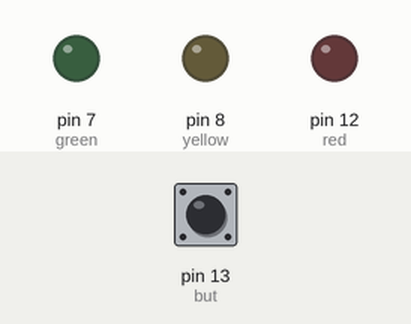
Recording of a sketch running on a simulated Arduino Uno, built with avr-gcc and run on an emulated ATmega328P. Shown: output pins drawn as LEDs (lit = HIGH). The test bench sets the inputs (shaded band); at power-on: pin 13 (but) HIGH.

Above: at 1.2 s.
1.3 s: pin 13 (but) pulled LOW for 0.15 s
At 2.0 s:
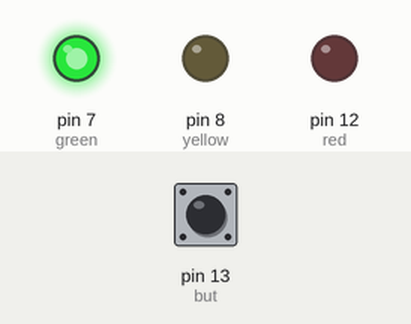
2.9 s: pin 13 (but) pulled LOW for 1 s
At 3.2 s:
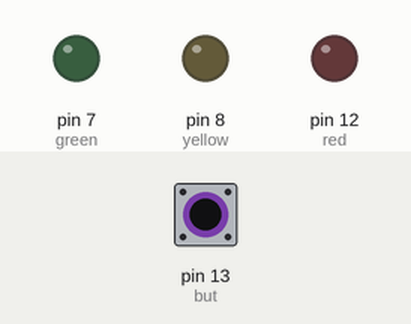
5.4 s: pin 13 (but) pulled LOW for 3.2 s
At 6.3 s:
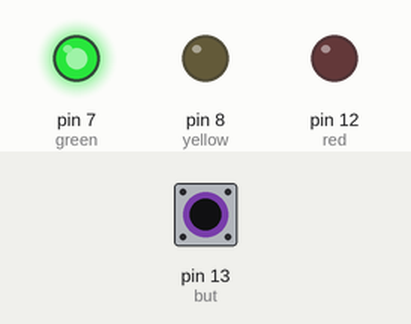
Timing chart, 0 to 8.4 s (numbered marks = the images above; inputs shaded):
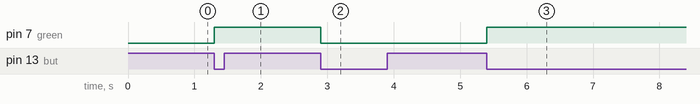

Measured:
- after the input at 1.3 s, pin 7 (green): LOW → HIGH at once
- after the input at 2.9 s, pin 7 (green): HIGH → LOW at once
- after the input at 5.4 s, pin 7 (green): LOW → HIGH at once

The sketch:

ButtonThing.ino
```cpp
uint8_t green = 7;
uint8_t yellow = 8;
uint8_t red = 12;
uint8_t but = 13;

bool lastButtonState = LOW; // Tracks the previous button state
bool ledState = LOW;        // Tracks the current LED state

void setup() {
  Serial.begin(115200);
  pinMode(green, OUTPUT);
  pinMode(yellow, OUTPUT);
  pinMode(red, OUTPUT);
  pinMode(but, INPUT_PULLUP);
}

void loop() {
  bool currentButtonState = digitalRead(but);

  if (currentButtonState == LOW && lastButtonState == HIGH) { // if difference in value, to make sure it only happens when you initialy press

    ledState = !ledState; // Invert led
    digitalWrite(green, ledState);
    delay(50); // debouncing
  }


  lastButtonState = currentButtonState; // Update the button state
}
```
